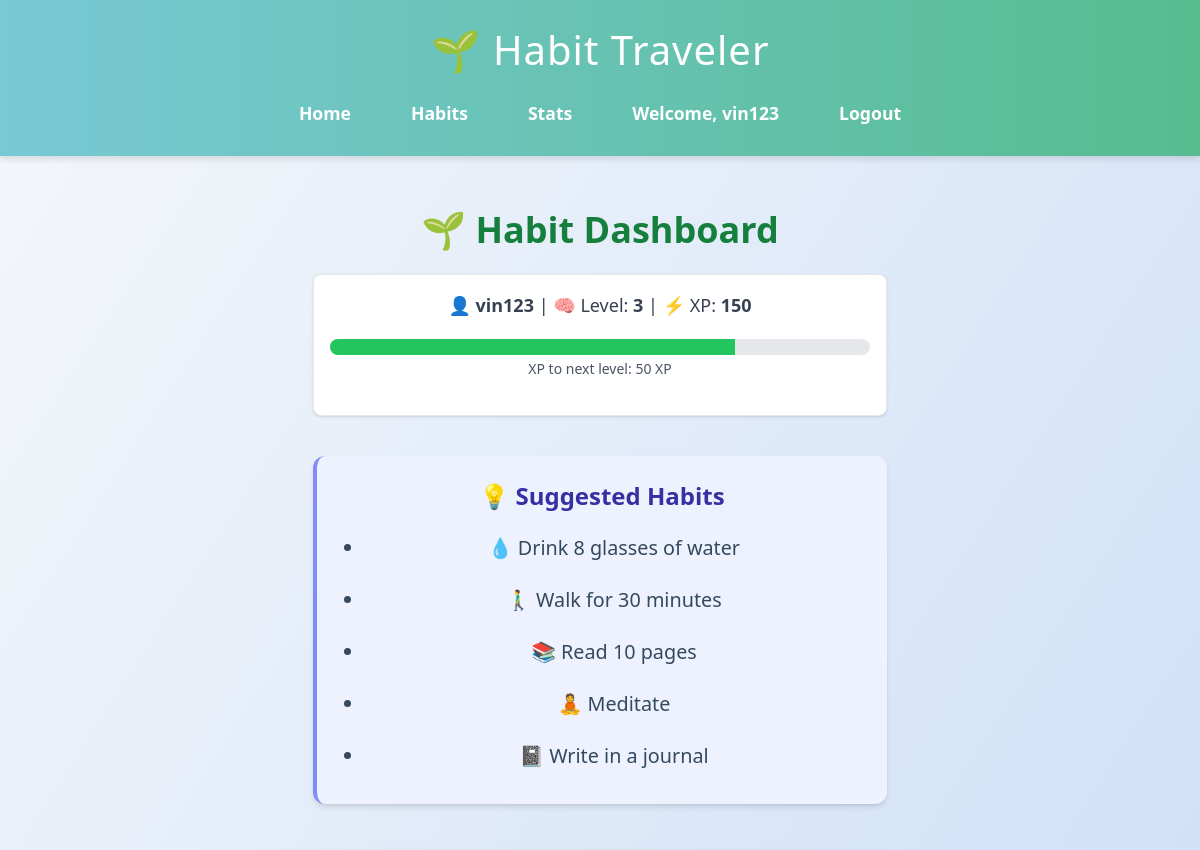
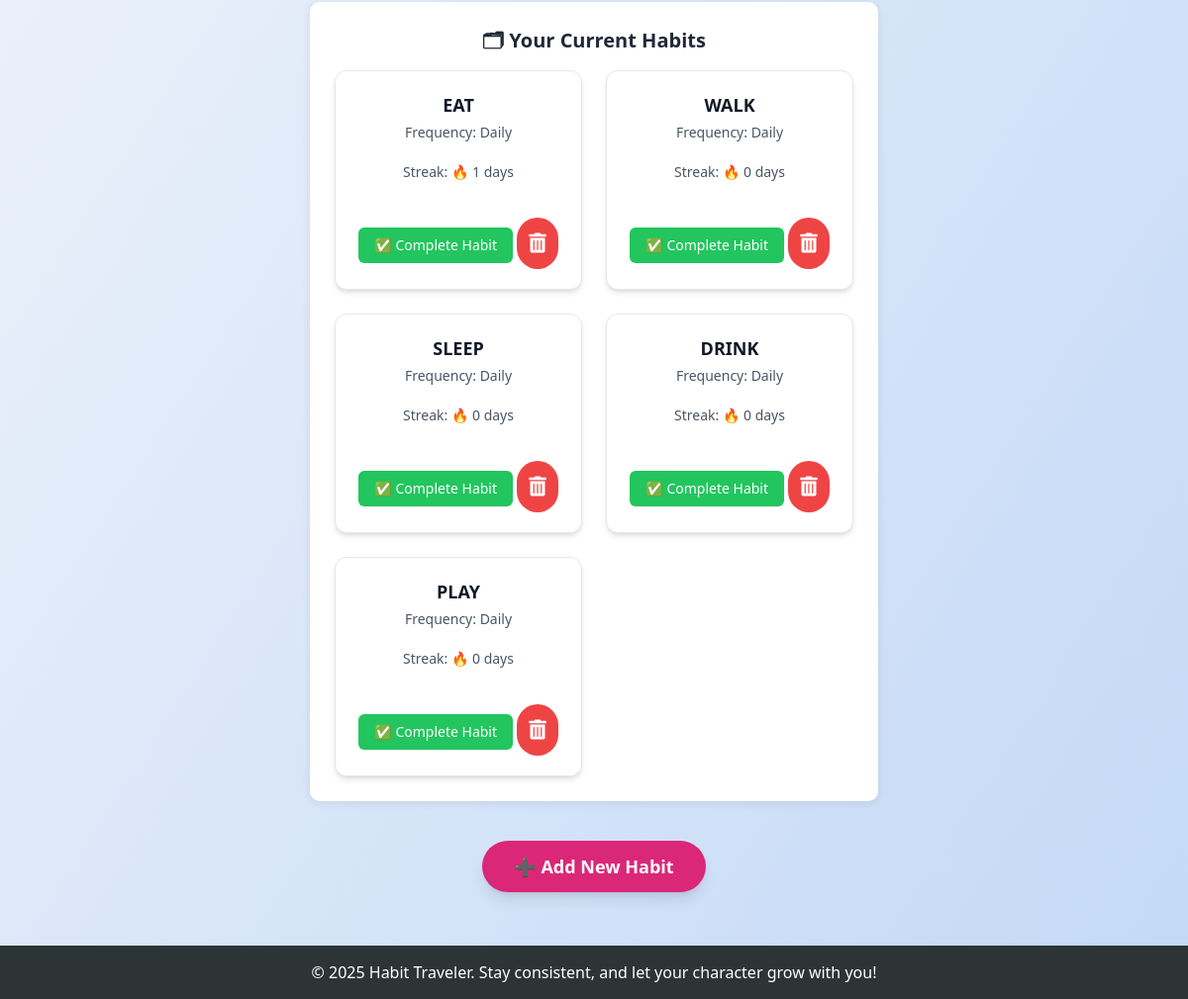
The page /habits (signed in) on the database its author committed (2 pictures, top to bottom).
### app.py (models this page shows)
class User(db.Model):
    id = db.Column(db.Integer, primary_key=True)
    username = db.Column(db.String(150), unique=True, nullable=False)
    password = db.Column(db.String(200), nullable=False)
    xp = db.Column(db.Integer, default=0)
    level = db.Column(db.Integer, default=1)

class Habit(db.Model):
    id = db.Column(db.Integer, primary_key=True)
    user_id = db.Column(db.Integer, db.ForeignKey('user.id'), nullable=False)
    name = db.Column(db.String(150), nullable=False)

### app.py (the view)
@app.route('/habits')
def habits():
    if 'user_id' not in session:
        return redirect(url_for('login'))
    user_id = session['user_id']
    username = session.get('username')
    user = User.query.get(user_id)
    xp_needed = 100 + (user.level - 1) * 50
    progress_percent = int((user.xp / xp_needed) * 100) if xp_needed > 0 else 0
    progress_class = f"w-[{progress_percent}%]"
    user_habits = Habit.query.filter_by(user_id=user_id).all()
    habits_with_data = []
    for habit in user_habits:
        completions = HabitCompletion.query.filter_by(habit_id=habit.id, user_id=user_id).count()
        habits_with_data.append({
            'id': habit.id,
            'name': habit.name,
            'streak': completions,
            'frequency': "Daily"
        })
    return render_template('habit.html',
                           habits=habits_with_data,
                           username=username,
                           user=user,
                           xp_needed=xp_needed,
                           progress_class=progress_class)

### templates/habit.html (shortened to what this page needs)
{% extends "base.html" %}
{% block content %}
<div class="max-w-4xl mx-auto p-6">
    <h2 class="text-4xl font-extrabold mb-6 text-center text-green-700">🌱 Habit Dashboard</h2>
    <div class="bg-white p-4 rounded-lg shadow mb-10 text-center border border-gray-200">
        <p class="text-lg text-gray-700 font-medium">
            👤 <strong>{{ username }}</strong> | 🧠 Level: <strong>{{ user.level }}</strong> | ⚡ XP: <strong>{{ user.xp }}</strong>
        </p>
        <div class="mt-3 h-4 bg-gray-200 rounded-full overflow-hidden">
            <div class="h-full bg-green-500 transition-all duration-300 {{ progress_class }}"></div>
        </div>
        <p class="text-sm text-gray-600 mt-1">XP to next level: {{ xp_needed - user.xp }} XP</p>
    </div>
    <section class="mb-12 bg-indigo-50 p-6 rounded-xl border-l-4 border-indigo-400 shadow-md">
        <h3 class="text-2xl font-bold text-indigo-800 mb-3">💡 Suggested Habits</h3>
        <ul class="list-disc pl-6 text-gray-700 space-y-1 text-lg">
            <li>💧 Drink 8 glasses of water</li>
            <li>🚶‍♂ Walk for 30 minutes</li>
            <li>📚 Read 10 pages</li>
            <li>🧘 Meditate</li>
            <li>📓 Write in a journal</li>
        </ul>
    </section>
    <section class="mb-10">
        <h3 class="text-xl font-semibold text-gray-800 mb-4">🗂 Your Current Habits</h3>
        {% if habits %}
            <div class="habits-container grid gap-6 sm:grid-cols-2">
                {% for habit in habits %}
                    <div class="habit-card bg-white p-5 rounded-xl shadow-md border border-gray-200">
                        <h4 class="text-lg font-bold text-gray-900">{{ habit.name }}</h4>
                        <p class="text-gray-600 text-sm mt-1">Frequency: Daily</p>
                        <p class="text-gray-600 text-sm">Streak: 🔥 {{ habit.streak }} days</p>
                        <form action="{{ url_for('complete_habit', habit_id=habit.id) }}" method="post" style="display:inline;">
                            <button
                                class="bg-green-500 hover:bg-green-600 text-white py-2 px-4 rounded-md text-sm mt-4"
                                type="submit">
                                ✅ Complete Habit
                            </button>
                        </form>
                        <form action="{{ url_for('delete_habit', habit_id=habit.id) }}" method="post" style="display:inline;">
                            <button
                                type="submit"
                                class="bg-red-500 hover:bg-red-600 text-white p-3 rounded-full mt-4 transition duration-300 focus:outline-none">
                                <i class="fas fa-trash-alt text-xl"></i>
                            </button>
                        </form>
                    </div>
                {% endfor %}
            </div>
        {% else %}
            <div class="bg-yellow-50 border-l-4 border-yellow-400 text-yellow-800 p-4 rounded">
                <p>You haven’t added any habits yet. Start your first quest!</p>
            </div>
        {% endif %}
    </section>
    <div class="text-center mt-10">
        <a
            href="{{ url_for('add_habit') }}"
            class="bg-pink-600 hover:bg-pink-700 text-white font-bold text-lg py-3 px-8 rounded-full shadow-lg transition duration-300 inline-block">
            ➕ Add New Habit
        </a>
    </div>
</div>
{% endblock %}

### templates/base.html (shortened to what this page needs)
<!DOCTYPE html>
<html lang="en">
    <head>
        <script src="https://cdn.tailwindcss.com"></script>
        <link href="https://cdnjs.cloudflare.com/ajax/libs/font-awesome/5.15.3/css/all.min.css" rel="stylesheet">
        <link rel="stylesheet" href="{{ url_for('static', filename='style.css') }}">
    </head>
<body>
    <header>
        <h1>🌱 Habit Traveler</h1>
        <nav>
            <ul>
                <li><a href="{{ url_for('index') }}">Home</a></li>
                <li><a href="{{ url_for('habits') }}">Habits</a></li>
                <li><a href="{{ url_for('stats') }}">Stats</a></li>
                {% if session.get('user_id') %}
                <li><a href="#">Welcome, {{ session['username'] }}</a></li>
                <li><a href="{{ url_for('logout') }}">Logout</a></li>
            {% else %}
                <li><a href="{{ url_for('login') }}">Login</a></li>
                <li><a href="{{ url_for('register') }}">Register</a></li>
            {% endif %}
         </ul>
        </nav>
    </header>
    <main>
        {% block content %}{% endblock %}
    </main>
    <footer>
        <p>&copy; 2025 Habit Traveler. Stay consistent, and let your character grow with you!</p>
    </footer>
</body>
</html>

### static/style.css (style rules this page uses)
body { margin: 0; font-family: 'Segoe UI', Tahoma, Geneva, Verdana, sans-serif; background: linear-gradient(to bottom right, #f5f7fa, #c3d9f7); color: #333; min-height: 100vh; display: flex; flex-direction: column; }
header { background: linear-gradient(to right, #77c9d4, #57bc90); color: white; padding: 20px; text-align: center; box-shadow: 0 4px 6px rgba(0,0,0,0.1); }
header h1 { margin: 0; font-size: 2.5em; letter-spacing: 1px; }
nav { margin-top: 10px; }
nav a { color: white; margin: 0 15px; text-decoration: none; font-weight: bold; transition: all 0.3s ease; }
nav ul { display: flex; justify-content: center; align-items: center; padding: 0; margin: 0; list-style: none; }
nav li { margin: 0 15px; }
main { flex: 1; padding: 30px; max-width: 900px; margin: 0 auto; text-align: center; }
main h2 { font-size: 2em; color: #4b6584; margin-bottom: 10px; }
main p { font-size: 1.1em; line-height: 1.6; margin-bottom: 20px; }
section { background: white; border-radius: 10px; padding: 25px; margin-bottom: 20px; box-shadow: 0 2px 10px rgba(0,0,0,0.08); }
ul { list-style: none; padding: 0; }
ul li { padding: 10px 0; font-size: 1.1em; color: #34495e; }
a { color: #3498db; text-decoration: none; }
button i { font-size: 1.5rem; transition: transform 0.2s ease-in-out; }
.habits-container { display: flex; flex-wrap: wrap; gap: 20px; justify-content: center; }
.habit-card { width: 250px; padding: 20px; background: white; border-radius: 10px; box-shadow: 0 4px 8px rgba(0,0,0,0.1); text-align: center; }
footer { background: #2d3436; color: white; text-align: center; padding: 15px 10px; font-size: 0.9em; }

### rows shown on the page
User: username "vin123", level "3", xp "150", xp_needed-user.xp "50"
Habit: name "EAT", streak "1"
Habit: name "WALK", streak "0"
Habit: name "SLEEP", streak "0"
Habit: name "DRINK", streak "0"
Habit: name "PLAY", streak "0"
